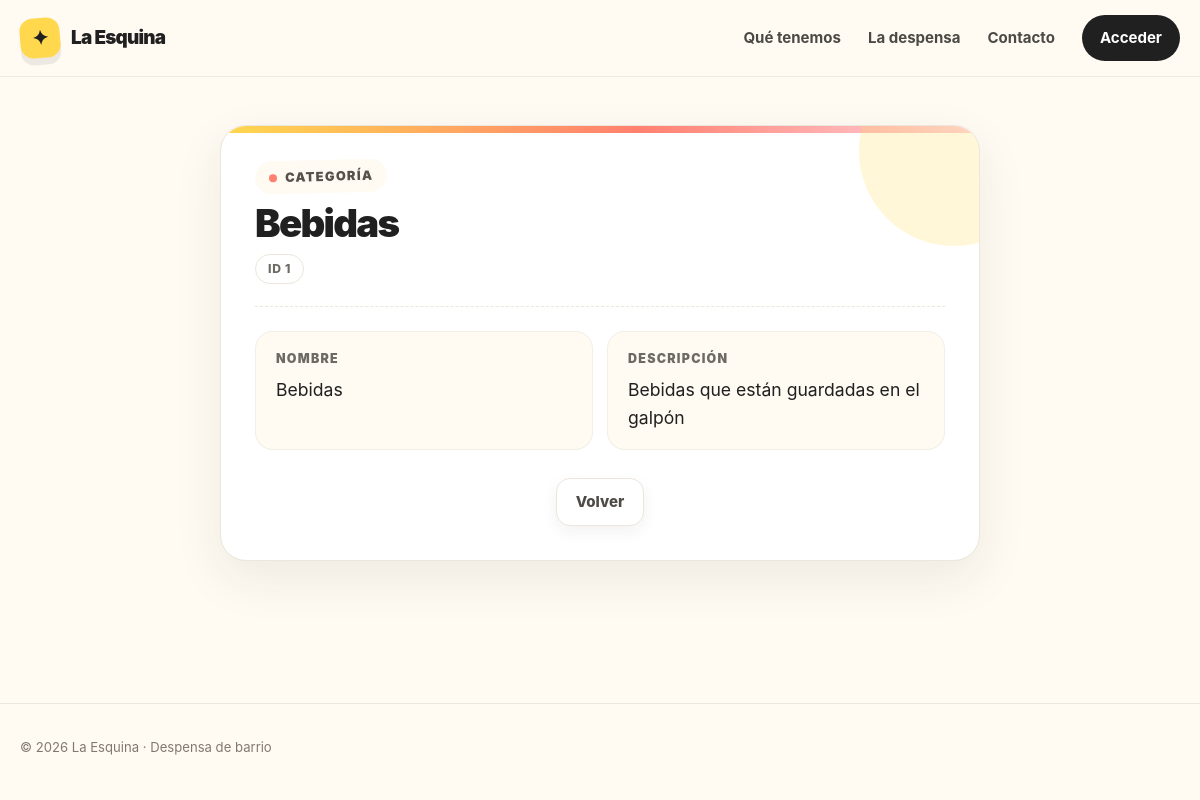
The app's page /ventas/categoria/detail/1, older data.
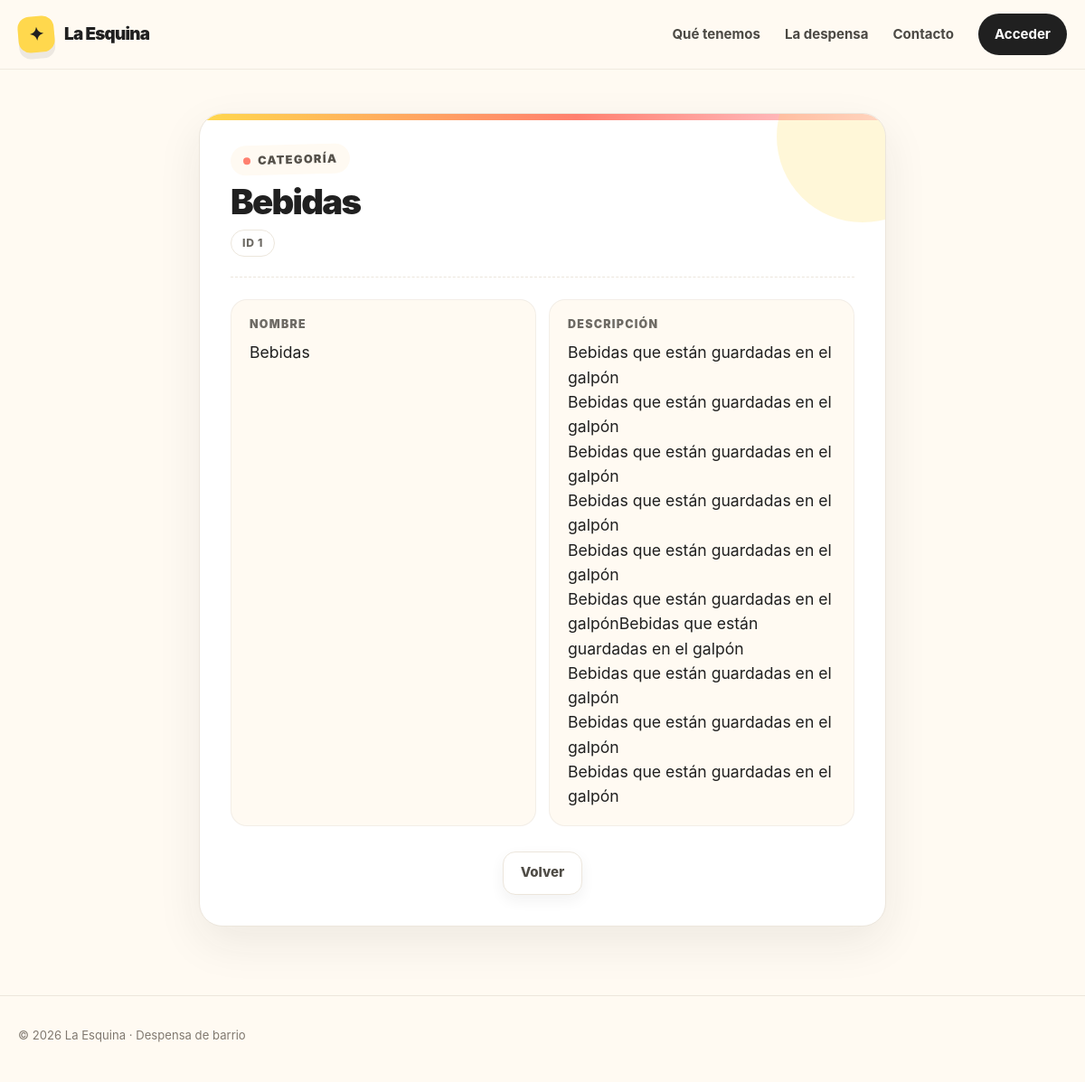
The same page, newer data.
### ventas/models/categoria.py (models this page shows, shortened)
class Categoria(models.Model):
    nombre = models.CharField(unique=True)
    descripcion = models.TextField(blank=True)
    class Meta:
        verbose_name = "Categoría de Producto"
        verbose_name_plural = "Categorías de Productos"

### ventas/views.py (the view)
# urls.py: path("categoria/detail/<int:pk>", views.categoria_detail, name="categoria_detail"),
def categoria_detail(request: HttpRequest, pk: int) -> HttpResponse:
    categoria = get_object_or_404(Categoria, pk=pk)
    return render(request, "ventas/categoria_detail.html", {"categoria": categoria})

### ventas/templates/ventas/categoria_detail.html
{% extends "core/base.html" %}
{% load static %}
{% block styles %}
    <link rel="stylesheet" href="{% static 'core/css/detail.css' %}" />
{% endblock styles %}
{% block content %}
    <div class="container section">
        <div class="detail-card">
            <header class="detail-head">
                <span class="detail-kicker">Categoría</span>
                <h1 class="detail-title">{{ categoria.nombre }}</h1>
                <span class="detail-id">ID {{ categoria.pk }}</span>
            </header>
            <dl class="detail-fields">
                <div class="detail-field">
                    <dt class="detail-label">Nombre</dt>
                    <dd class="detail-value">{{ categoria.nombre }}</dd>
                </div>
                <div class="detail-field">
                    <dt class="detail-label">Descripción</dt>
                    <dd class="detail-value {% if not categoria.descripcion %}detail-value--empty{% endif %}">
                        {{ categoria.descripcion|default:"Sin descripción"|linebreaksbr }}
                    </dd>
                </div>
            </dl>
            <div class="page-actions detail-actions">
                <a class="button button-secondary"
                   href="{% url 'ventas:categoria_list' %}">Volver</a>
            </div>
        </div>
    </div>
{% endblock content %}

Row changes from the older to the newer data that the page shows:
changed Categoria "Bebidas": descripcion "Bebidas que están guardadas en el galpón" → "Bebidas que están guardadas en el galpón Bebidas que están guardadas en el galpón Bebidas que están guardadas en el galpón Bebidas que están guardadas en el galpón Bebidas que están guardadas en el galpón Bebidas que están guardadas en el galpónBebidas que están guardadas en el galpón Bebidas que están guardadas en el galpón Bebidas que están guardadas en el galpón Bebidas que están guardadas en el galpón"
